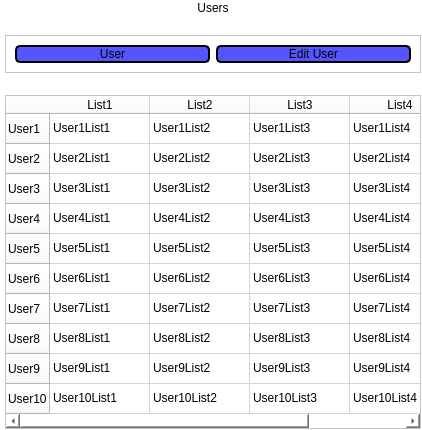
         <widget class="QWidget" name="pageUsers">
          <property name="sizePolicy">
           <sizepolicy hsizetype="Fixed" vsizetype="Fixed">
            <horstretch>0</horstretch>
            <verstretch>0</verstretch>
           </sizepolicy>
          </property>
          <property name="styleSheet">
           <string notr="true">background-color: rgb(255, 255, 255);</string>
          </property>
          <layout class="QVBoxLayout" name="verticalLayout_5">
           <property name="spacing">
            <number>0</number>
           </property>
           <property name="leftMargin">
            <number>5</number>
           </property>
           <property name="topMargin">
            <number>1</number>
           </property>
           <property name="rightMargin">
            <number>1</number>
           </property>
           <property name="bottomMargin">
            <number>1</number>
           </property>
           <item>
            <widget class="QLabel" name="label">
             <property name="styleSheet">
              <string notr="true">font: 87 15pt &quot;Arial Black&quot;;</string>
             </property>
             <property name="text">
              <string>Users</string>
             </property>
             <property name="alignment">
              <set>Qt::AlignCenter</set>
             </property>
            </widget>
           </item>
           <item>
            <spacer name="horizontalSpacer_4">
             <property name="orientation">
              <enum>Qt::Horizontal</enum>
             </property>
             <property name="sizeHint" stdset="0">
              <size>
               <width>40</width>
               <height>20</height>
              </size>
             </property>
            </spacer>
           </item>
           <item>
            <widget class="QWidget" name="widgetUserView" native="true">
             <layout class="QVBoxLayout" name="verticalLayout_18">
              <property name="spacing">
               <number>2</number>
              </property>
              <property name="leftMargin">
               <number>0</number>
              </property>
              <property name="topMargin">
               <number>0</number>
              </property>
              <property name="rightMargin">
               <number>0</number>
              </property>
              <property name="bottomMargin">
               <number>0</number>
              </property>
              <item>
               <widget class="QFrame" name="ButtonsUsersOptions">
                <property name="styleSheet">
                 <string notr="true">QPushButton{
border: 2px solid;
border-color:rgb(0, 0, 0);
background-color: rgb(85, 85, 255);
border-radius: 5px;
font: 75 12pt &quot;Arial Narrow&quot;;
}
QPushButton:hover{
background-color: rgb(255, 255, 255);
border-top-left-radius: 2px;
border-bottom-left-radius: 2px;

font: 75 12pt &quot;Arial Narrow&quot;;
}</string>
                </property>
                <property name="frameShape">
                 <enum>QFrame::StyledPanel</enum>
                </property>
                <property name="frameShadow">
                 <enum>QFrame::Raised</enum>
                </property>
                <layout class="QHBoxLayout" name="horizontalLayout_5">
                 <item>
                  <widget class="QPushButton" name="UserButton">
                   <property name="text">
                    <string>User</string>
                   </property>
                  </widget>
                 </item>
                 <item>
                  <widget class="QPushButton" name="EditUserButton">
                   <property name="text">
                    <string>Edit User</string>
                   </property>
                  </widget>
                 </item>
                </layout>
               </widget>
              </item>
              <item>
               <spacer name="horizontalSpacer_7">
                <property name="orientation">
                 <enum>Qt::Horizontal</enum>
                </property>
                <property name="sizeHint" stdset="0">
                 <size>
                  <width>40</width>
                  <height>20</height>
                 </size>
                </property>
               </spacer>
              </item>
              <item>
               <widget class="QTableWidget" name="tableWidget_2">
                <property name="sizeAdjustPolicy">
                 <enum>QAbstractScrollArea::AdjustToContents</enum>
                </property>
                <row>
                 <property name="text">
                  <string>User1</string>
                 </property>
                </row>
                <row>
                 <property name="text">
                  <string>User2</string>
                 </property>
                </row>
                <row>
                 <property name="text">
                  <string>User3</string>
                 </property>
                </row>
                <row>
                 <property name="text">
                  <string>User4</string>
                 </property>
                </row>
                <row>
                 <property name="text">
                  <string>User5</string>
                 </property>
                </row>
                <row>
                 <property name="text">
                  <string>User6</string>
                 </property>
                </row>
                <row>
                 <property name="text">
                  <string>User7</string>
                 </property>
                </row>
                <row>
                 <property name="text">
                  <string>User8</string>
                 </property>
                </row>
                <row>
                 <property name="text">
                  <string>User9</string>
                 </property>
                </row>
                <row>
                 <property name="text">
                  <string>User10</string>
                 </property>
                </row>
                <column>
                 <property name="text">
                  <string>List1</string>
                 </property>
                </column>
                <column>
                 <property name="text">
                  <string>List2</string>
                 </property>
                </column>
                <column>
                 <property name="text">
                  <string>List3</string>
                 </property>
                </column>
                <column>
                 <property name="text">
                  <string>List4</string>
                 </property>
                </column>
                <item row="0" column="0">
                 <property name="text">
                  <string>User1List1</string>
                 </property>
                </item>
                <item row="0" column="1">
                 <property name="text">
                  <string>User1List2</string>
                 </property>
                </item>
                <item row="0" column="2">
                 <property name="text">
                  <string>User1List3</string>
                 </property>
                </item>
                <item row="0" column="3">
                 <property name="text">
                  <string>User1List4</string>
                 </property>
                </item>
                <item row="1" column="0">
                 <property name="text">
                  <string>User2List1</string>
                 </property>
                </item>
                <item row="1" column="1">
                 <property name="text">
                  <string>User2List2</string>
                 </property>
                </item>
                <item row="1" column="2">
                 <property name="text">
                  <string>User2List3</string>
                 </property>
                </item>
                <item row="1" column="3">
                 <property name="text">
                  <string>User2List4</string>
                 </property>
                </item>
                <item row="2" column="0">
                 <property name="text">
                  <string>User3List1</string>
                 </property>
                </item>
                <item row="2" column="1">
                 <property name="text">
                  <string>User3List2</string>
                 </property>
                </item>
                <item row="2" column="2">
                 <property name="text">
                  <string>User3List3</string>
                 </property>
                </item>
                <item row="2" column="3">
                 <property name="text">
                  <string>User3List4</string>
                 </property>
                </item>
                <item row="3" column="0">
                 <property name="text">
                  <string>User4List1</string>
                 </property>
                </item>
                <item row="3" column="1">
                 <property name="text">
                  <string>User4List2</string>
                 </property>
                </item>
                <item row="3" column="2">
                 <property name="text">
                  <string>User4List3</string>
                 </property>
                </item>
                <item row="3" column="3">
                 <property name="text">
                  <string>User4List4</string>
                 </property>
                </item>
                <item row="4" column="0">
                 <property name="text">
                  <string>User5List1</string>
                 </property>
                </item>
                <item row="4" column="1">
                 <property name="text">
                  <string>User5List2</string>
                 </property>
                </item>
                <item row="4" column="2">
                 <property name="text">
                  <string>User5List3</string>
                 </property>
                </item>
                <item row="4" column="3">
                 <property name="text">
                  <string>User5List4</string>
                 </property>
                </item>
                <item row="5" column="0">
                 <property name="text">
                  <string>User6List1</string>
                 </property>
                </item>
                <item row="5" column="1">
                 <property name="text">
                  <string>User6List2</string>
                 </property>
                </item>
                <item row="5" column="2">
                 <property name="text">
                  <string>User6List3</string>
                 </property>
                </item>
                <item row="5" column="3">
                 <property name="text">
                  <string>User6List4</string>
                 </property>
                </item>
                <item row="6" column="0">
                 <property name="text">
                  <string>User7List1</string>
                 </property>
                </item>
                <item row="6" column="1">
                 <property name="text">
                  <string>User7List2</string>
                 </property>
                </item>
                <item row="6" column="2">
                 <property name="text">
                  <string>User7List3</string>
                 </property>
                </item>
                <item row="6" column="3">
                 <property name="text">
                  <string>User7List4</string>
                 </property>
                </item>
                <item row="7" column="0">
                 <property name="text">
                  <string>User8List1</string>
                 </property>
                </item>
                <item row="7" column="1">
                 <property name="text">
                  <string>User8List2</string>
                 </property>
                </item>
                <item row="7" column="2">
                 <property name="text">
                  <string>User8List3</string>
                 </property>
                </item>
                <item row="7" column="3">
                 <property name="text">
                  <string>User8List4</string>
                 </property>
                </item>
                <item row="8" column="0">
                 <property name="text">
                  <string>User9List1</string>
                 </property>
                </item>
                <item row="8" column="1">
                 <property name="text">
                  <string>User9List2</string>
                 </property>
                </item>
                <item row="8" column="2">
                 <property name="text">
                  <string>User9List3</string>
                 </property>
                </item>
                <item row="8" column="3">
                 <property name="text">
                  <string>User9List4</string>
                 </property>
                </item>
                <item row="9" column="0">
                 <property name="text">
                  <string>User10List1</string>
                 </property>
                </item>
                <item row="9" column="1">
                 <property name="text">
                  <string>User10List2</string>
                 </property>
                </item>
                <item row="9" column="2">
                 <property name="text">
                  <string>User10List3</string>
                 </property>
                </item>
                <item row="9" column="3">
                 <property name="text">
                  <string>User10List4</string>
                 </property>
                </item>
               </widget>
              </item>
             </layout>
            </widget>
           </item>
          </layout>
         </widget>
